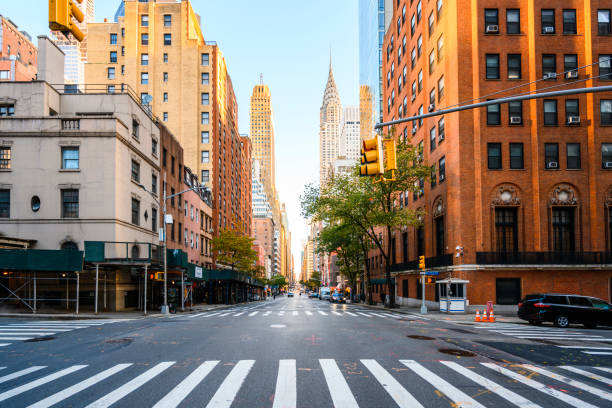
#> input picture imagens/linhas-mundo04-hough.png, 612 x 408 px
$ python hough.py
#> lines starting #> are read from the running program, lines starting #| are printed output that depends on the picture; after the words box and inside, x2 and y2 are one past the last pixel; in counts of white or black regions, pixels touching at a corner belong together
import cv2
import numpy as np

PATH = "imagens/linhas-mundo04-hough.png"

img  = cv2.imread(PATH, 1)
#> img is the input picture: shape (408, 612, 3); mean B, G, R 112.8, 124.6, 139.2
img1 = cv2.cvtColor(img, cv2.COLOR_RGB2GRAY)
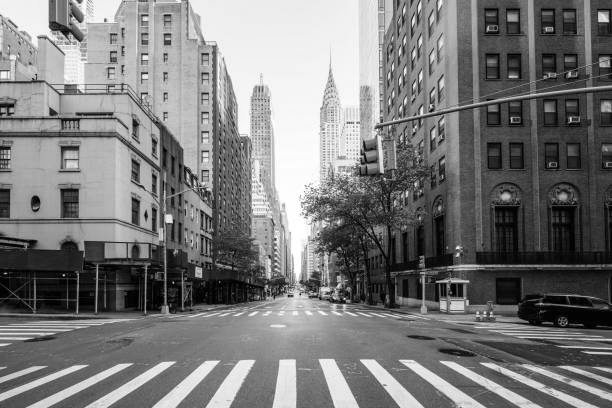
#> img1: shape (408, 612); min 0, max 255, mean 122.7

LIM, img2 = cv2.threshold(img1, 0, 255, cv2.THRESH_BINARY_INV + cv2.THRESH_OTSU)
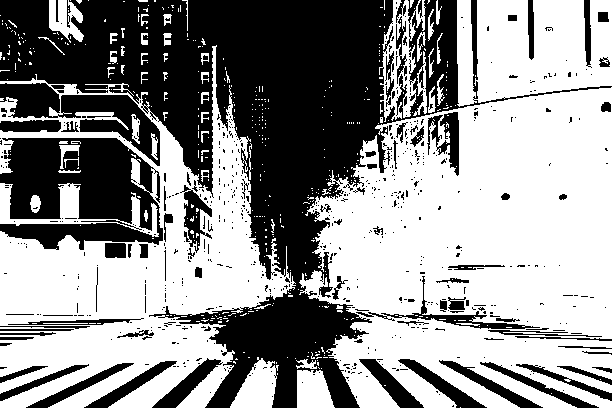
#> img2: shape (408, 612); 57.1% white; 650 black regions (563 under 20 px), largest, box (x1, y1, x2, y2) and area: (0, 0, 612, 408) 70623, (0, 138, 163, 250) 12449, (0, 83, 160, 166) 4567
#> LIM = 131
print(LIM)
#| 131.0

img3 = cv2.Canny(img2, threshold1=150, threshold2=200, apertureSize=3, L2gradient=False)
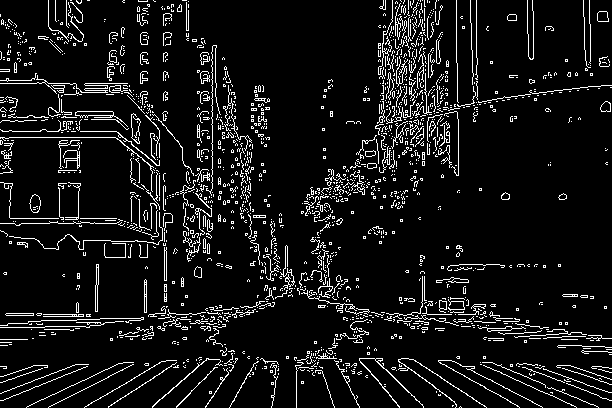
#> img3: shape (408, 612); 8.4% white in thin lines or dots

lines = cv2.HoughLinesP(img3, rho=1, theta=np.pi/180, threshold=10, minLineLength=10, maxLineGap=10)
#> lines = 1454 rows, first 6: [250, 263, 348, 286], [131, 173, 163, 205], [422, 297, 467, 326], [399, 298, 598, 340], [409, 77, 412, 164], [426, 367, 444, 380]
if lines is not None:
    for line in lines:
        x1, y1, x2, y2 = line[0]
        cv2.line(img, (x1, y1), (x2, y2), (0, 0, 255), 2)
#> this loop made 1454 passes
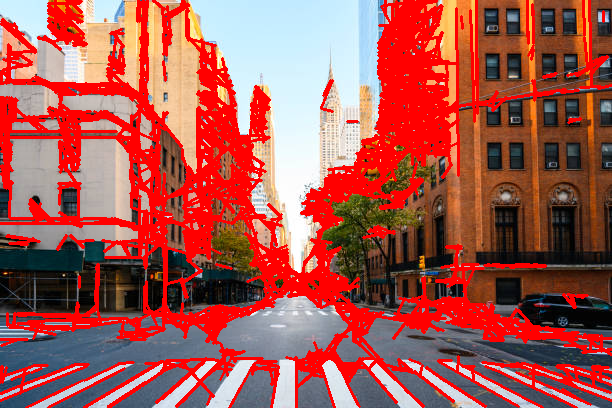
#> img: shape (408, 612, 3); mean B, G, R 81.7, 88.8, 166.7

cv2.namedWindow("Original", 2)
cv2.imshow("Original", img1)
cv2.namedWindow("Segmentada", 2)
cv2.imshow("Segmentada", img2)
cv2.namedWindow("Bordas", 2)
cv2.imshow("Bordas", img3)
cv2.namedWindow("LINHAS", 2)
cv2.imshow("LINHAS", img)

cv2.waitKey(0)
cv2.destroyAllWindows()

$ run again, with imagens/figura09-sift.png copied over imagens/linhas-mundo04-hough.png
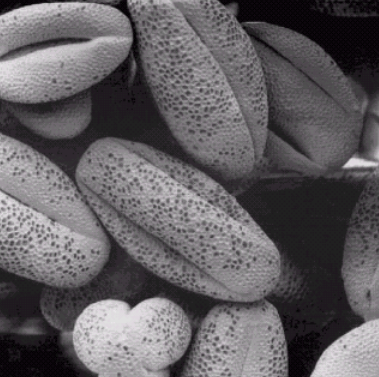
#> input picture imagens/figura09-sift.png, 379 x 377 px
#> img is the input picture: shape (377, 379, 3); mean B, G, R 98.1, 94.8, 98.1
#> `LIM, img2 = cv2.threshold(img1, 0, 255, cv2.THRESH_BINARY_INV + cv2.TH..`:
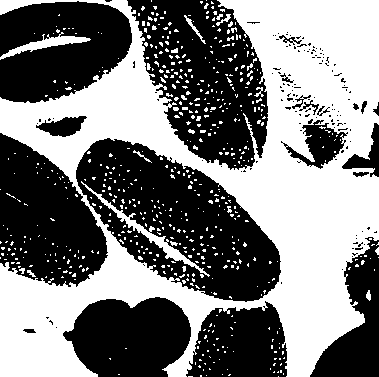
#> img2: shape (377, 379); 48.1% white; 608 white regions (585 under 20 px), largest, box (x1, y1, x2, y2) and area: (0, 0, 379, 377) 63184, (81, 181, 210, 277) 913, (0, 32, 91, 60) 645
#> LIM = 94
#| 94.0
#> img3: shape (377, 379); 6.5% white in thin lines or dots
#> lines = 754 rows, first 6: [120, 245, 142, 217], [98, 198, 160, 247], [26, 144, 57, 166], [75, 177, 155, 235], [277, 33, 302, 37], [304, 162, 319, 108]
#> the loop `for line in lines:` made 754 passes
#> after the loop `for line in lines:`:
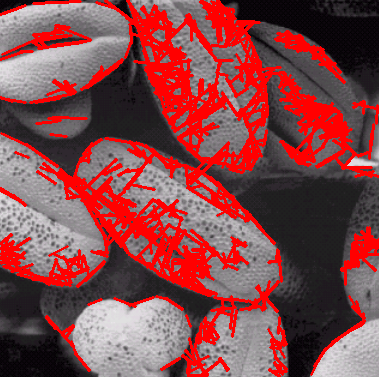
#> img: shape (377, 379, 3); mean B, G, R 73.8, 71.2, 132.7

$ run again, with imagens/figura26a-pdi.png copied over imagens/linhas-mundo04-hough.png
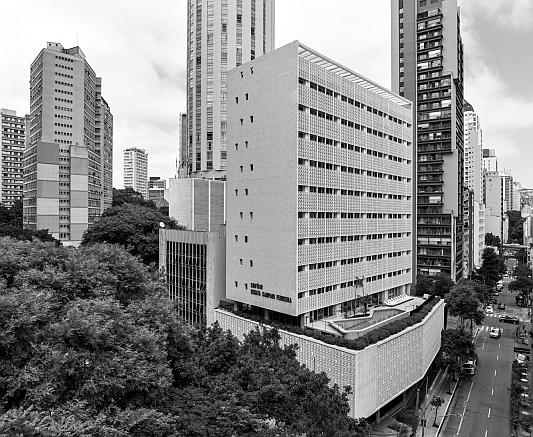
#> input picture imagens/figura26a-pdi.png, 533 x 437 px
#> img is the input picture: shape (437, 533, 3); min 0, max 255, mean 135.7
#> `LIM, img2 = cv2.threshold(img1, 0, 255, cv2.THRESH_BINARY_INV + cv2.TH..`:
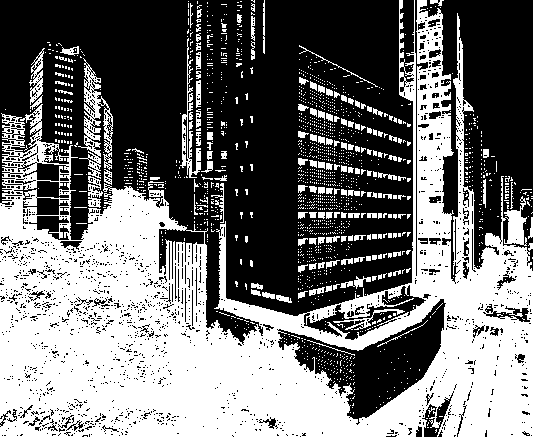
#> img2: shape (437, 533); 44.8% white; 1718 white regions (1571 under 20 px), largest, box (x1, y1, x2, y2) and area: (0, 0, 533, 437) 91508, (78, 58, 113, 179) 1456, (180, 38, 201, 178) 686
#> LIM = 128
#| 128.0
#> img3: shape (437, 533); 12.9% white in thin lines or dots
#> lines = 2029 rows, first 6: [14, 275, 52, 264], [242, 320, 262, 332], [302, 348, 352, 403], [1, 177, 70, 180], [174, 323, 206, 296], [401, 422, 416, 433]
#> the loop `for line in lines:` made 2029 passes
#> after the loop `for line in lines:`:
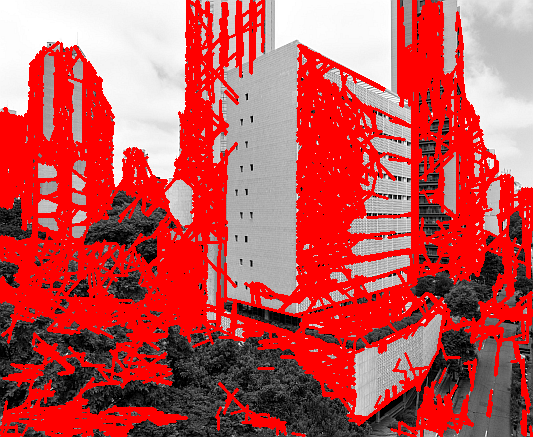
#> img: shape (437, 533, 3); mean B, G, R 82.9, 82.9, 193.5

$ run again, with imagens/frutas-morfologia.png copied over imagens/linhas-mundo04-hough.png
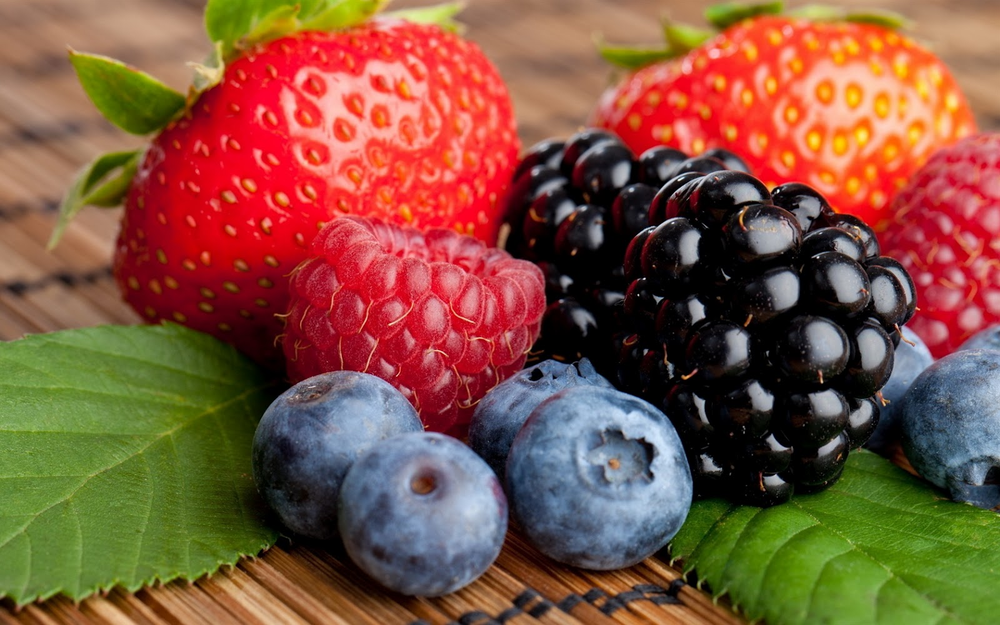
#> input picture imagens/frutas-morfologia.png, 1000 x 625 px, shrunk from 1600 x 1000 before the run
#> img is the input picture: shape (625, 1000, 3); mean B, G, R 62.7, 84.1, 129.7
#> `LIM, img2 = cv2.threshold(img1, 0, 255, cv2.THRESH_BINARY_INV + cv2.TH..`:
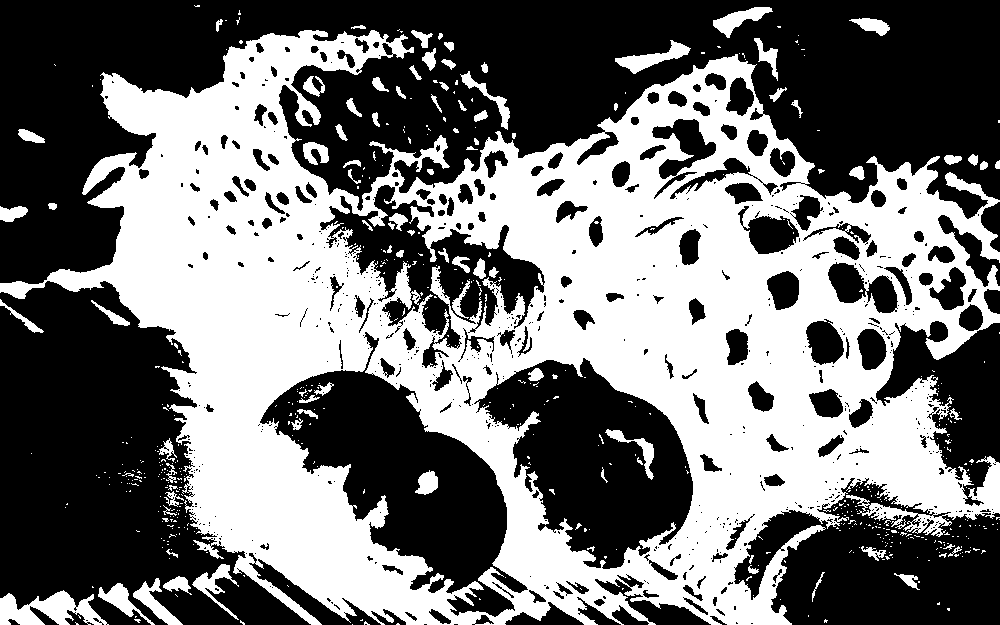
#> img2: shape (625, 1000); 45% white; 579 white regions (488 under 20 px), largest, box (x1, y1, x2, y2) and area: (0, 30, 1000, 625) 264651, (0, 590, 109, 625) 2098, (615, 40, 691, 74) 883
#> LIM = 78
#| 78.0
#> img3: shape (625, 1000); 5.3% white in thin lines or dots
#> lines = 2552 rows, first 6: [75, 624, 116, 583], [391, 199, 430, 227], [471, 194, 495, 194], [477, 309, 500, 297], [909, 515, 945, 535], [425, 53, 442, 60]
#> the loop `for line in lines:` made 2552 passes
#> after the loop `for line in lines:`:
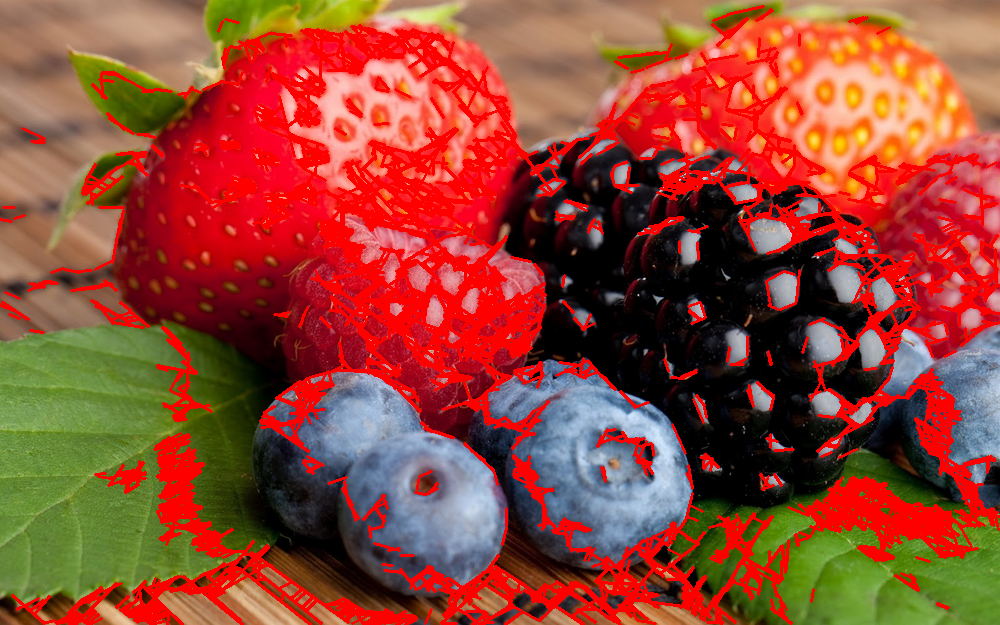
#> img: shape (625, 1000, 3); 17.53% of pixels changed, all inside (x1, y1, x2, y2) = (0, 5, 1000, 625)
